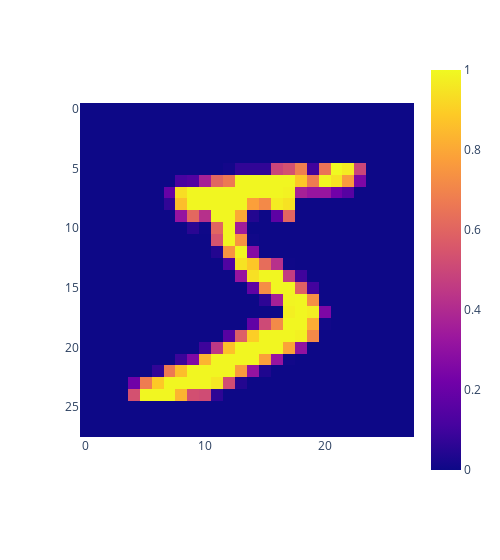

Here is the notebook cell this chart was saved with:
### Code cell
px.imshow(np.reshape(train_images[0], (28, 28)), width=500)

### Figure 1 — Plotly figure (JSON) as saved in the notebook; plotly's stock layout.template omitted (floating-point values rounded to 4 significant figures; data arrays with more than 128 entries replaced by an {"elided": "..."} marker saying what was removed)
{"data": [{"coloraxis": "coloraxis", "hovertemplate": "x: %{x}<br>y: %{y}<br>color: %{z}<extra></extra>", "name": "0", "type": "heatmap", "xaxis": "x", "yaxis": "y", "z": {"elided": "28x28 float values"}}], "layout": {"coloraxis": {"colorscale": [[0, "#0d0887"], [0.1111, "#46039f"], [0.2222, "#7201a8"], [0.3333, "#9c179e"], [0.4444, "#bd3786"], [0.5556, "#d8576b"], [0.6667, "#ed7953"], [0.7778, "#fb9f3a"], [0.8889, "#fdca26"], [1, "#f0f921"]]}, "margin": {"t": 60}, "width": 500, "xaxis": {"anchor": "y", "constrain": "domain", "domain": [0, 1], "scaleanchor": "y"}, "yaxis": {"anchor": "x", "autorange": "reversed", "constrain": "domain", "domain": [0, 1]}}}
